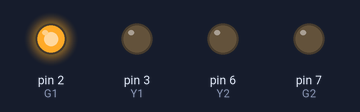
Bench run of a sketch on a simulated Arduino Uno, built with avr-gcc and run on an emulated ATmega328P. On the bench: output pins drawn as LEDs (lit = HIGH). Pins used as bus, display or sensor lines are not drawn.

Above: at 2.5 s.
At 6.0 s:
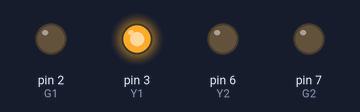
At 9.5 s:
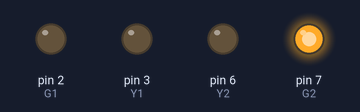
At 13.0 s:
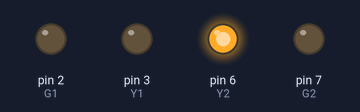
Timing chart, 0 to 18.2 s (numbered marks = the images above):
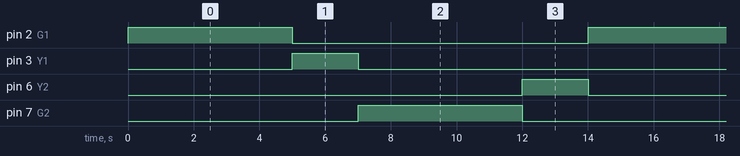

Measured:
- by itself, pin 2 (G1), pin 7 (G2): alternates HIGH for 5.0 s and LOW for 9.0 s
- by itself, pin 3 (Y1), pin 6 (Y2): alternates HIGH for 2.0 s and LOW for 12.0 s
- by itself, everything shown: repeats every 14.0 s, in 5 steps

The sketch:

traffic_light.ino
```cpp
int G1 = 2;
int Y1 = 3;
int R1 = 4;

int R2 = 5;
int Y2 = 6;
int G2 = 7;

void setup() {
  // Configure all LED pins as outputs
  pinMode(G1, OUTPUT);
  pinMode(Y1, OUTPUT);
  pinMode(R1, OUTPUT);

  pinMode(G2, OUTPUT);
  pinMode(Y2, OUTPUT);
  pinMode(R2, OUTPUT);
}

void loop() {

  // Traffic Light 1: Green
  digitalWrite(G1, HIGH);
  digitalWrite(R2, HIGH);
  delay(5000);

  // Traffic Light 1: Yellow
  digitalWrite(G1, LOW);
  digitalWrite(Y1, HIGH);
  delay(2000);

  // Traffic Light 1: Red
  digitalWrite(Y1, LOW);
  digitalWrite(R1, HIGH);
  digitalWrite(R2, LOW);

  // Traffic Light 2: Green
  digitalWrite(G2, HIGH);
  digitalWrite(R1, HIGH);
  delay(5000);

  // Traffic Light 2: Yellow
  digitalWrite(G2, LOW);
  digitalWrite(Y2, HIGH);
  delay(2000);

  // Traffic Light 2: Red
  digitalWrite(Y2, LOW);
  digitalWrite(R2, HIGH);
  digitalWrite(R1, LOW);
}
```
